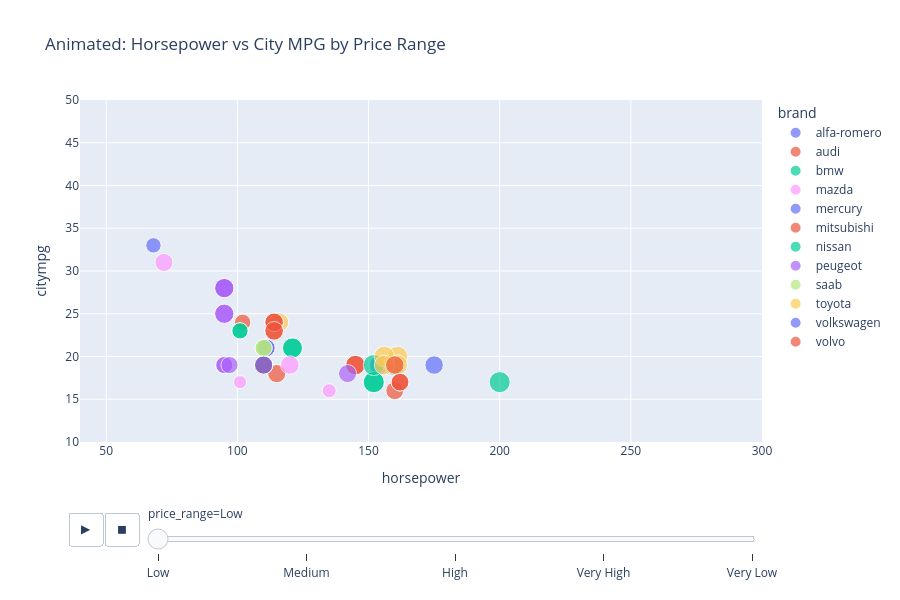

Write notebook code for a chart like this one.
### Code cell
# 4.3.4 Animated Scatter Plot
# Create price ranges for animation
df_anim = df.copy()
df_anim['price_range'] = pd.cut(df_anim['price'], bins=5, 
                                 labels=['Very Low', 'Low', 'Medium', 'High', 'Very High'])

fig = px.scatter(df_anim, x='horsepower', y='citympg',
                 animation_frame='price_range',
                 size='enginesize',
                 color='brand',
                 hover_data=['CarName', 'price'],
                 title='Animated: Horsepower vs City MPG by Price Range',
                 range_x=[40, 300],
                 range_y=[10, 50])

fig.update_layout(height=600)
fig.show()

print("💡 Key Learning: Animations can show data changes across a dimension.")

### Figure 1 — Plotly figure (JSON) as saved in the notebook; plotly's stock layout.template omitted (floating-point values rounded to 4 significant figures)
{"data": [{"customdata": [["alfa-romero giulia", 13495], ["alfa-romero stelvio", 16500], ["alfa-romero Quadrifoglio", 16500]], "hovertemplate": "brand=alfa-romero<br>price_range=Low<br>horsepower=%{x}<br>citympg=%{y}<br>enginesize=%{marker.size}<br>CarName=%{customdata[0]}<br>price=%{customdata[1]}<extra></extra>", "legendgroup": "alfa-romero", "marker": {"color": "#636efa", "size": [130, 130, 152], "sizemode": "area", "sizeref": 0.815, "symbol": "circle"}, "mode": "markers", "name": "alfa-romero", "orientation": "v", "showlegend": true, "type": "scatter", "x": [111, 111, 154], "xaxis": "x", "y": [21, 21, 19], "yaxis": "y"}, {"customdata": [["audi 100 ls", 13950], ["audi 100ls", 17450], ["audi fox", 15250], ["audi 100ls", 17710], ["audi 5000", 18920], ["audi 5000s (diesel)", 17860.0]], "hovertemplate": "brand=audi<br>price_range=Low<br>horsepower=%{x}<br>citympg=%{y}<br>enginesize=%{marker.size}<br>CarName=%{customdata[0]}<br>price=%{customdata[1]}<extra></extra>", "legendgroup": "audi", "marker": {"color": "#EF553B", "size": [109, 136, 136, 136, 136, 131], "sizemode": "area", "sizeref": 0.815, "symbol": "circle"}, "mode": "markers", "name": "audi", "orientation": "v", "showlegend": true, "type": "scatter", "x": [102, 115, 110, 110, 110, 160], "xaxis": "x", "y": [24, 18, 19, 19, 19, 16], "yaxis": "y"}, {"customdata": [["bmw 320i", 16430], ["bmw 320i", 16925], ["bmw x1", 20970], ["bmw x3", 21105]], "hovertemplate": "brand=bmw<br>price_range=Low<br>horsepower=%{x}<br>citympg=%{y}<br>enginesize=%{marker.size}<br>CarName=%{customdata[0]}<br>price=%{customdata[1]}<extra></extra>", "legendgroup": "bmw", "marker": {"color": "#00cc96", "size": [108, 108, 164, 164], "sizemode": "area", "sizeref": 0.815, "symbol": "circle"}, "mode": "markers", "name": "bmw", "orientation": "v", "showlegend": true, "type": "scatter", "x": [101, 101, 121, 121], "xaxis": "x", "y": [23, 23, 21, 21], "yaxis": "y"}, {"customdata": [["mazda rx-7 gs", 13645], ["mazda glc 4", 15645], ["mazda glc", 18280], ["mazda rx-7 gs", 18344]], "hovertemplate": "brand=mazda<br>price_range=Low<br>horsepower=%{x}<br>citympg=%{y}<br>enginesize=%{marker.size}<br>CarName=%{customdata[0]}<br>price=%{customdata[1]}<extra></extra>", "legendgroup": "mazda", "marker": {"color": "#FF97FF", "size": [70, 80, 140, 134], "sizemode": "area", "sizeref": 0.815, "symbol": "circle"}, "mode": "markers", "name": "mazda", "orientation": "v", "showlegend": true, "type": "scatter", "x": [101, 135, 120, 72], "xaxis": "x", "y": [17, 16, 19, 31], "yaxis": "y"}, {"customdata": [["mercury cougar", 16503]], "hovertemplate": "brand=mercury<br>price_range=Low<br>horsepower=%{x}<br>citympg=%{y}<br>enginesize=%{marker.size}<br>CarName=%{customdata[0]}<br>price=%{customdata[1]}<extra></extra>", "legendgroup": "mercury", "marker": {"color": "#636efa", "size": [140], "sizemode": "area", "sizeref": 0.815, "symbol": "circle"}, "mode": "markers", "name": "mercury", "orientation": "v", "showlegend": true, "type": "scatter", "x": [175], "xaxis": "x", "y": [19], "yaxis": "y"}, {"customdata": [["mitsubishi g4", 14869], ["mitsubishi mirage g4", 14489]], "hovertemplate": "brand=mitsubishi<br>price_range=Low<br>horsepower=%{x}<br>citympg=%{y}<br>enginesize=%{marker.size}<br>CarName=%{customdata[0]}<br>price=%{customdata[1]}<extra></extra>", "legendgroup": "mitsubishi", "marker": {"color": "#EF553B", "size": [156, 156], "sizemode": "area", "sizeref": 0.815, "symbol": "circle"}, "mode": "markers", "name": "mitsubishi", "orientation": "v", "showlegend": true, "type": "scatter", "x": [145, 145], "xaxis": "x", "y": [19, 19], "yaxis": "y"}, {"customdata": [["nissan dayz", 13499], ["nissan fuga", 14399], ["nissan otti", 13499], ["nissan teana", 17199], ["nissan kicks", 19699], ["nissan clipper", 18399]], "hovertemplate": "brand=nissan<br>price_range=Low<br>horsepower=%{x}<br>citympg=%{y}<br>enginesize=%{marker.size}<br>CarName=%{customdata[0]}<br>price=%{customdata[1]}<extra></extra>", "legendgroup": "nissan", "marker": {"color": "#00cc96", "size": [181, 181, 181, 181, 181, 181], "sizemode": "area", "sizeref": 0.815, "symbol": "circle"}, "mode": "markers", "name": "nissan", "orientation": "v", "showlegend": true, "type": "scatter", "x": [152, 152, 152, 160, 200, 160], "xaxis": "x", "y": [17, 17, 19, 19, 17, 19], "yaxis": "y"}, {"customdata": [["peugeot 304", 13200], ["peugeot 504", 13860], ["peugeot 504", 15580], ["peugeot 604sl", 16900], ["peugeot 504", 16695], ["peugeot 505s turbo diesel", 17075], ["peugeot 504", 16630], ["peugeot 504", 17950], ["peugeot 604sl", 18150]], "hovertemplate": "brand=peugeot<br>price_range=Low<br>horsepower=%{x}<br>citympg=%{y}<br>enginesize=%{marker.size}<br>CarName=%{customdata[0]}<br>price=%{customdata[1]}<extra></extra>", "legendgroup": "peugeot", "marker": {"color": "#ab63fa", "size": [152, 152, 120, 152, 120, 152, 120, 152, 134], "sizemode": "area", "sizeref": 0.815, "symbol": "circle"}, "mode": "markers", "name": "peugeot", "orientation": "v", "showlegend": true, "type": "scatter", "x": [95, 95, 95, 95, 95, 95, 97, 95, 142], "xaxis": "x", "y": [28, 25, 19, 28, 19, 25, 19, 28, 18], "yaxis": "y"}, {"customdata": [["saab 99le", 15040], ["saab 99gle", 15510], ["saab 99gle", 18150], ["saab 99e", 18620]], "hovertemplate": "brand=saab<br>price_range=Low<br>horsepower=%{x}<br>citympg=%{y}<br>enginesize=%{marker.size}<br>CarName=%{customdata[0]}<br>price=%{customdata[1]}<extra></extra>", "legendgroup": "saab", "marker": {"color": "#B6E880", "size": [121, 121, 121, 121], "sizemode": "area", "sizeref": 0.815, "symbol": "circle"}, "mode": "markers", "name": "saab", "orientation": "v", "showlegend": true, "type": "scatter", "x": [110, 110, 160, 160], "xaxis": "x", "y": [21, 21, 19, 19], "yaxis": "y"}, {"customdata": [["toyota cressida", 17669], ["toyota corolla liftback", 16558], ["toyota corona", 15998], ["toyota starlet", 15690], ["toyouta tercel", 15750]], "hovertemplate": "brand=toyota<br>price_range=Low<br>horsepower=%{x}<br>citympg=%{y}<br>enginesize=%{marker.size}<br>CarName=%{customdata[0]}<br>price=%{customdata[1]}<extra></extra>", "legendgroup": "toyota", "marker": {"color": "#FECB52", "size": [146, 171, 171, 171, 161], "sizemode": "area", "sizeref": 0.815, "symbol": "circle"}, "mode": "markers", "name": "toyota", "orientation": "v", "showlegend": true, "type": "scatter", "x": [116, 161, 161, 156, 156], "xaxis": "x", "y": [24, 20, 19, 20, 19], "yaxis": "y"}, {"customdata": [["volkswagen rabbit", 13295], ["volkswagen rabbit custom", 13845]], "hovertemplate": "brand=volkswagen<br>price_range=Low<br>horsepower=%{x}<br>citympg=%{y}<br>enginesize=%{marker.size}<br>CarName=%{customdata[0]}<br>price=%{customdata[1]}<extra></extra>", "legendgroup": "volkswagen", "marker": {"color": "#636efa", "size": [136, 97], "sizemode": "area", "sizeref": 0.815, "symbol": "circle"}, "mode": "markers", "name": "volkswagen", "orientation": "v", "showlegend": true, "type": "scatter", "x": [110, 68], "xaxis": "x", "y": [19, 33], "yaxis": "y"}, {"customdata": [["volvo 144ea", 13415], ["volvo 244dl", 15985], ["volvo 245", 16515], ["volvo 264gl", 18420], ["volvo diesel", 18950], ["volvo 145e (sw)", 16845], ["volvo 144ea", 19045]], "hovertemplate": "brand=volvo<br>price_range=Low<br>horsepower=%{x}<br>citympg=%{y}<br>enginesize=%{marker.size}<br>CarName=%{customdata[0]}<br>price=%{customdata[1]}<extra></extra>", "legendgroup": "volvo", "marker": {"color": "#EF553B", "size": [141, 141, 141, 130, 130, 141, 141], "sizemode": "area", "sizeref": 0.815, "symbol": "circle"}, "mode": "markers", "name": "volvo", "orientation": "v", "showlegend": true, "type": "scatter", "x": [114, 114, 114, 162, 162, 114, 160], "xaxis": "x", "y": [23, 24, 24, 17, 17, 23, 19], "yaxis": "y"}], "layout": {"height": 600, "legend": {"itemsizing": "constant", "title": {"text": "brand"}, "tracegroupgap": 0}, "sliders": [{"active": 0, "currentvalue": {"prefix": "price_range="}, "len": 0.9, "pad": {"b": 10, "t": 60}, "steps": [{"args": [["Low"], {"frame": {"duration": 0, "redraw": false}, "fromcurrent": true, "mode": "immediate", "transition": {"duration": 0, "easing": "linear"}}], "label": "Low", "method": "animate"}, {"args": [["Medium"], {"frame": {"duration": 0, "redraw": false}, "fromcurrent": true, "mode": "immediate", "transition": {"duration": 0, "easing": "linear"}}], "label": "Medium", "method": "animate"}, {"args": [["High"], {"frame": {"duration": 0, "redraw": false}, "fromcurrent": true, "mode": "immediate", "transition": {"duration": 0, "easing": "linear"}}], "label": "High", "method": "animate"}, {"args": [["Very High"], {"frame": {"duration": 0, "redraw": false}, "fromcurrent": true, "mode": "immediate", "transition": {"duration": 0, "easing": "linear"}}], "label": "Very High", "method": "animate"}, {"args": [["Very Low"], {"frame": {"duration": 0, "redraw": false}, "fromcurrent": true, "mode": "immediate", "transition": {"duration": 0, "easing": "linear"}}], "label": "Very Low", "method": "animate"}], "x": 0.1, "xanchor": "left", "y": 0, "yanchor": "top"}], "title": {"text": "Animated: Horsepower vs City MPG by Price Range"}, "updatemenus": [{"buttons": [{"args": [null, {"frame": {"duration": 500, "redraw": false}, "fromcurrent": true, "mode": "immediate", "transition": {"duration": 500, "easing": "linear"}}], "label": "&#9654;", "method": "animate"}, {"args": [[null], {"frame": {"duration": 0, "redraw": false}, "fromcurrent": true, "mode": "immediate", "transition": {"duration": 0, "easing": "linear"}}], "label": "&#9724;", "method": "animate"}], "direction": "left", "pad": {"r": 10, "t": 70}, "showactive": false, "type": "buttons", "x": 0.1, "xanchor": "right", "y": 0, "yanchor": "top"}], "xaxis": {"anchor": "y", "domain": [0, 1], "range": [40, 300], "title": {"text": "horsepower"}}, "yaxis": {"anchor": "x", "domain": [0, 1], "range": [10, 50], "title": {"text": "citympg"}}}}
